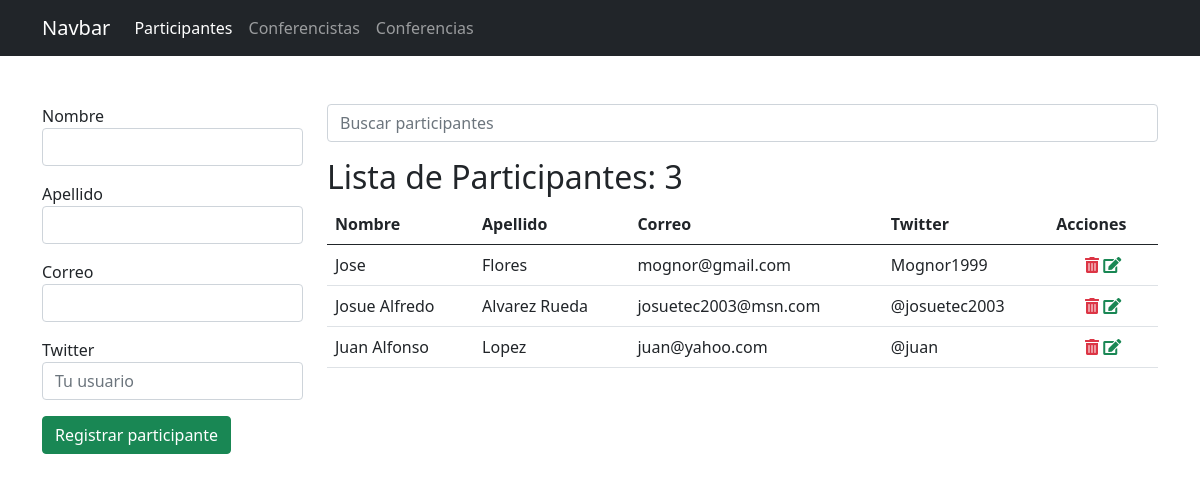
Screenshot of /participantes/ with the database file from the repository.
### app_registro/models.py (models this page shows, shortened)
class Participante(models.Model):
    nombre = models.CharField(max_length=25)
    apellido = models.CharField(max_length=25)
    correo = models.EmailField()
    twitter = models.CharField(max_length=35, null=True, blank=True)

### app_registro/views.py (the view, shortened to what this page needs)
# urls.py: path('participantes/', views.participantes, name="participantes"),
def participantes(request):
    activo = 'participantes'
    q = request.GET.get('q')
    if q:
        data = Participante.objects.filter(nombre__startswith=q).order_by('nombre')
        '''
            select *
            from participantes
            where nombre like 'n%'
        '''
    else:
        data = Participante.objects.all().order_by('nombre')
    ctx = {
        'activo': activo,
        'participantes': data,
        'q': q
    }
    return render(request, 'registro/participantes.html', ctx)

### app_registro/templates/registro/participantes.html (shortened to what this page needs)
{% extends "base.html" %}
{% block container %}
    <div class="row">
        <div class="col-3">
            {% if p %}
            <form action="{% url 'editar_participante' p.id %}" method="post">
            {% else %}
            <form action="{% url 'participantes' %}" method="post">
            {% endif %}
                <div class="mb-3">
                    <label for="nombre">Nombre</label>
                    <input type="text" value="{{ p.nombre }}" name="nombre" id="nombre" class="form-control" required autofocus>
                </div>
                <div class="mb-3">
                    <label for="apellido">Apellido</label>
                    <input type="text" value="{{ p.apellido }}" name="apellido" id="apellido" class="form-control" required>
                </div>
                <div class="mb-3">
                    <label for="correo">Correo</label>
                    <input type="email" value="{{ p.correo }}" name="correo" id="correo" class="form-control" required>
                </div>
                <div class="mb-3">
                    <label for="twitter">Twitter</label>
                    <input type="text" value="{{ p.twitter }}" name="twitter" id="twitter" class="form-control" placeholder="Tu usuario" required>
                </div>
                <div class="mb-3">
                    {% if p %}
                    <input type="submit" class="btn btn-success" value="Actualizar participante">
                    {% else %}
                    <input type="submit" class="btn btn-success" value="Registrar participante">
                    {% endif %}
                </div>
            </form>
        </div>
        <div class="col-9">
            <form action="" method="get">
                <input type="search" name="q" value="{{ q|default_if_none:'' }}" class="form-control" placeholder="Buscar participantes">
            </form>
            <h2 class="mt-3">Lista de Participantes: {{ participantes.count }}</h2>
            <table class="table table-hover">
                <thead>
                    <tr>
                        <th>Nombre</th>
                        <th>Apellido</th>
                        <th>Correo</th>
                        <th>Twitter</th>
                        <th>Acciones</th>
                    </tr>
                </thead>
                <tbody>
                    {% for p in participantes %}
                    <tr>
                        <td>{{ p.nombre }}</td>
                        <td>{{ p.apellido }}</td>
                        <td>{{ p.correo }}</td>
                        <td>
                            {{ p.twitter|default_if_none:'-' }}
                        </td>
                        <td class="text-center">
                            <a onclick="if (!confirm('Confirme la eliminacion')) return false;" href="{% url 'eliminar_participante' p.id %}" class="text-danger"><span class="fas fa-trash-alt"></span></a>
                            <a href="{% url 'editar_participante' p.id %}" class="text-success"><span class="fas fa-edit"></span></a>
                        </td>
                    </tr>
                    {% empty %}
                    <tr>
                        <td colspan="5" class="text-danger text-center">No se encontraron resultados</td>
                    </tr>
                    {% endfor %}
                </tbody>
            </table>
        </div>
    </div>
{% endblock %}

### global_templates/base.html (shortened to what this page needs)
<!DOCTYPE html>
<html lang="en">
<head>
    <link href="https://cdn.jsdelivr.net/npm/bootstrap@5.0.1/dist/css/bootstrap.min.css" rel="stylesheet">
    <link href="https://pro.fontawesome.com/releases/v5.10.0/css/all.css" rel="stylesheet"/>
</head>
<body>
    <nav class="navbar navbar-expand-lg navbar-dark bg-dark">
        <div class="container">
            <a class="navbar-brand" href="/">Navbar</a>
            <div class="collapse navbar-collapse" id="navbarNavAltMarkup">
            <div class="navbar-nav">
                <a class="nav-link {% if activo == 'participantes' %}active{% endif %}" href="{% url 'participantes' %}">Participantes</a>
                <a class="nav-link {% if activo == 'conferencistas' %}active{% endif %}" href="{% url 'conferencistas' %}">Conferencistas</a>
                <a class="nav-link {% if activo == 'conferencias' %}active{% endif %}" href="#">Conferencias</a>
            </div>
            </div>
        </div>
    </nav>
    <div class="container mt-5">
        {% block container %}{% endblock %}
    </div>
</body>
</html>

### rows the page displays
Participante: nombre "Jose", apellido "Flores", correo "mognor@gmail.com", twitter "Mognor1999"
Participante: nombre "Josue Alfredo", apellido "Alvarez Rueda", correo "josuetec2003@msn.com", twitter "@josuetec2003"
Participante: nombre "Juan Alfonso", apellido "Lopez", correo "juan@yahoo.com", twitter "@juan"

### other values shown
{{ participantes.count }} "3"
